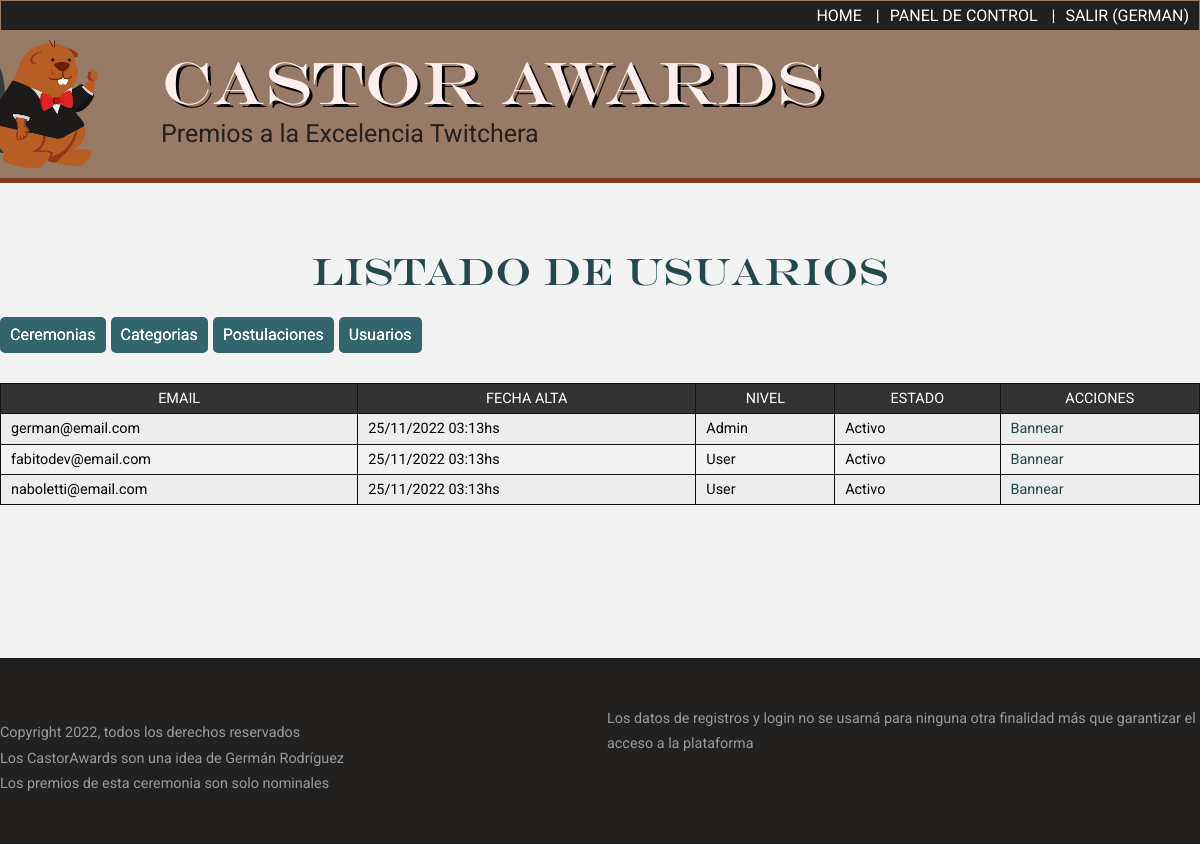
/panel/usuarios (signed in), run on the app's committed database.
### tables this page shows
CREATE TABLE usuarios(
    ID INT UNSIGNED NOT NULL AUTO_INCREMENT PRIMARY KEY,
    EMAIL VARCHAR(200) NOT NULL UNIQUE,
    CLAVE VARCHAR(40) NOT NULL,
     
    ACTIVO TINYINT(1) NOT NULL DEFAULT 1,
    ES_ADMIN TINYINT(1) NOT NULL DEFAULT 0,
    FECHA_ALTA DATETIME
);

### mvc/models/UsuariosModel.php (called while the page is built, shortened)
<?php
class UsuariosModel{
    public static function all( ){
        global $cnx;
        $consulta = "SELECT *, DATE_FORMAT( FECHA_ALTA, '%d/%m/%Y %H:%ihs' ) AS FECHA_SPA, IF(ES_ADMIN=1, 'Admin', 'User') AS NIVEL, IF(ACTIVO=1,'Activo','Banneado') as ESTADO FROM usuarios ORDER BY ES_ADMIN DESC, ACTIVO DESC, EMAIL";
        $stmt = $cnx->prepare( $consulta );
        $stmt->execute( );
        $users = $stmt->fetchAll( );
        return $users;
    }
}

### mvc/controllers/AdminController.php (called while the page is built, shortened)
<?php
include_once MVC . '/models/UsuariosModel.php';
class AdminController{
    public static function usuarios( ){
        $usuarios = UsuariosModel::all( );
        return [ 'usuarios' => $usuarios ];
    }
}

### mvc/views/panel_usuarios.php (the view)
<section>
    <h2>Listado de usuarios</h2>
    <div class="sub-botonera">
        <?php include MVC.'/views/botonera_admin.php'; ?>
    </div>
    <table border="1" cellpadding="5" cellspacing="0">
        <thead>
            <tr>
                <th>Email</th>
                <th>Fecha alta</th>
                <th>Nivel</th>
                <th>Estado</th>
                <th>Acciones</th>
            </tr>
        </thead>
        <tbody>
            <?php
            foreach( $datos['usuarios'] as $u ):
                $class_nivel = 'estado_'.strtolower($u['NIVEL']).'_'.strtolower($u['ESTADO']);
                $btn_bannear = $u['ACTIVO'] == 0 ? '' : "<a href='/panel/usuarios/$u[ID]/eliminar'>Bannear</a>";
                $btn_desbannear = $u['ACTIVO'] == 1 ? '' : "<a href='/panel/usuarios/$u[ID]/crear'>Desbannear</a>";
                echo <<<HTML
                <tr class='$class_nivel'>
                    <td>$u[EMAIL]</td>
                    <td>$u[FECHA_SPA]</td>
                    <td>$u[NIVEL]</td>
                    <td>$u[ESTADO]</td>
                    <td>
                        $btn_bannear
                        $btn_desbannear
                    </td>
                </tr>
                HTML;
            endforeach
            ?>
        </tbody>
    </table>
</section>

### assets/css/estilos.css (style rules this page uses)
:root { --green: #24494d; --brown: #232020; --brownie: #987b66; --brownkk: #7f3c21; }
* { box-sizing: border-box; }
body { margin: 0; padding: 0; background: #f3f3f3; font-family: 'Roboto', sans-serif; }
a { text-decoration: none; color: var(--green); }
h1, h2, h3 { font-weight: normal; font-family: headings; }
main h1, main h2 { font-size: 38px; text-align: center; color: var(--green); }
footer, main > * { padding: 6vh calc( (100vw - 1200px) / 2 ); line-height: 1.75em; }

### assets/css/panel.css (style rules this page uses)
table { margin-top: 30px; border-collapse: collapse; width: 100%; font-size: 0.9em; line-height: 120%; }
table td, table th { border: 1px solid #111; padding: 6px 10px; font-weight: normal; }
table th { background: #333; color: white; text-transform: uppercase; }
table tr:nth-child(odd) td { background: #ededed; }
.sub-botonera { display: flex; flex-direction: row-reverse; }

### data on the page
usuarios: EMAIL "german@email.com", u "25/11/2022 03:13hs", u "Admin", u "Activo"
usuarios: EMAIL "fabitodev@email.com", u "25/11/2022 03:13hs", u "User", u "Activo"
usuarios: EMAIL "naboletti@email.com", u "25/11/2022 03:13hs", u "User", u "Activo"

### other printed values
$_SESSION['USER']['USERNAME'] "GERMAN"
